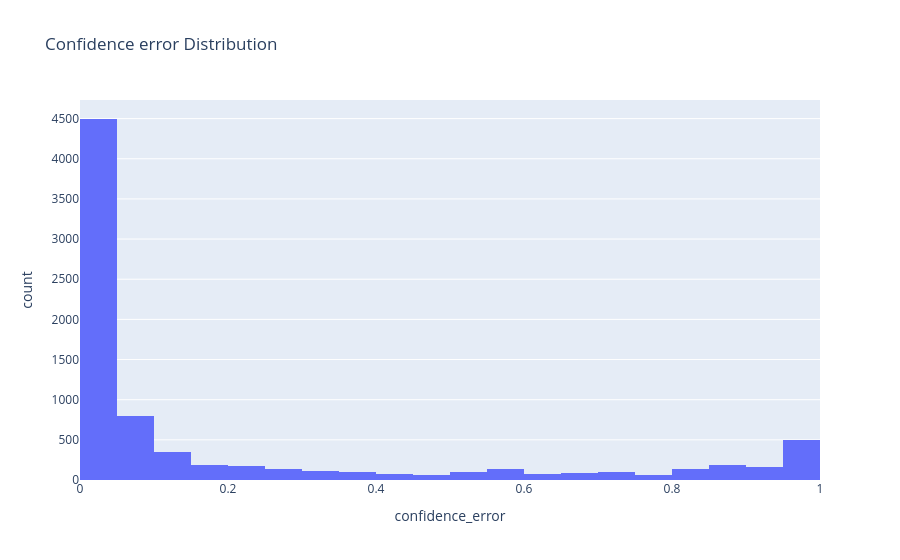

Here is the notebook cell this chart was saved with:
### Code cell
fig = px.histogram(data_frame=confidence, x="confidence_error", title="Confidence error Distribution")
fig.update_traces(
    xbins=dict(
        start=0.0,
        end=1.0,
        size=0.05,
    )
)
fig.show()

### Figure 1 — Plotly figure (JSON) as saved in the notebook; plotly's stock layout.template omitted (floating-point values rounded to 4 significant figures; data arrays with more than 128 entries replaced by an {"elided": "..."} marker saying what was removed)
{"data": [{"bingroup": "x", "hovertemplate": "confidence_error=%{x}<br>count=%{y}<extra></extra>", "legendgroup": "", "marker": {"color": "#636efa", "pattern": {"shape": ""}}, "name": "", "orientation": "v", "showlegend": false, "x": {"elided": "7995 float values"}, "xaxis": "x", "yaxis": "y", "type": "histogram", "xbins": {"end": 1.0, "size": 0.05, "start": 0.0}}], "layout": {"xaxis": {"anchor": "y", "domain": [0.0, 1.0], "title": {"text": "confidence_error"}}, "yaxis": {"anchor": "x", "domain": [0.0, 1.0], "title": {"text": "count"}}, "legend": {"tracegroupgap": 0}, "title": {"text": "Confidence error Distribution"}, "barmode": "relative"}}
